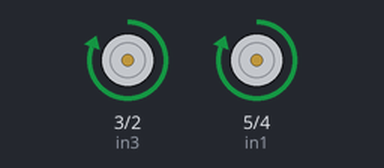
A sketch run on a simulated Arduino Uno, built with avr-gcc and run on an emulated ATmega328P. Parts: motor-driver pin pairs drawn as motors (green arrow = first pin HIGH = forward, orange = second pin HIGH = backward, longer = more drive).

Above: at 0.7 s.
At 3.7 s:
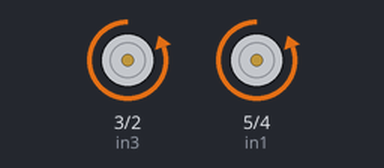
At 5.2 s:
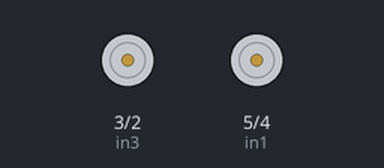
Timing chart, 0 to 7.8 s (numbered marks = the images above):
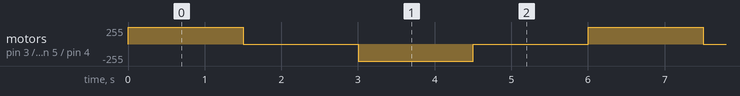

Measured:
- by itself, motor on pin 3 (in3) / pin 2 (in4), motor on pin 5 (in1) / pin 4 (in2): repeats every 6.0 s: stopped 1.5 s, backward 255/255 1.5 s, stopped 1.5 s, forward 255/255 1.5 s

The sketch:

taskmom55.ino
```cpp
#define in1 5
#define in2 4
#define in3 3
#define in4 2


void setup() {
  // put your setup code here, to run once:
pinMode(in1,OUTPUT);
pinMode(in2,OUTPUT);
pinMode(in3,OUTPUT);
pinMode(in4,OUTPUT);

}

void loop() {
  // put your main code here, to run repeatedly:
digitalWrite(in1,HIGH);
digitalWrite(in2,LOW);
digitalWrite(in3,HIGH);
digitalWrite(in4,LOW);
delay(1500);
digitalWrite(in1,LOW);
digitalWrite(in2,LOW);
digitalWrite(in3,LOW);
digitalWrite(in4,LOW);
delay(1500);
digitalWrite(in1,LOW);
digitalWrite(in2,HIGH);
digitalWrite(in3,LOW);
digitalWrite(in4,HIGH);
delay(1500);
digitalWrite(in1,LOW);
digitalWrite(in2,LOW);
digitalWrite(in3,LOW);
digitalWrite(in4,LOW);
delay(1500);
}
```
